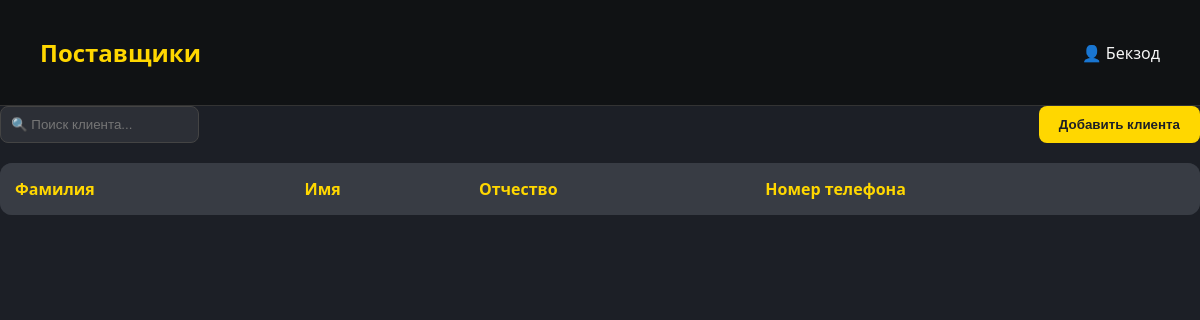
The app's page /provider/ (signed in), older data.
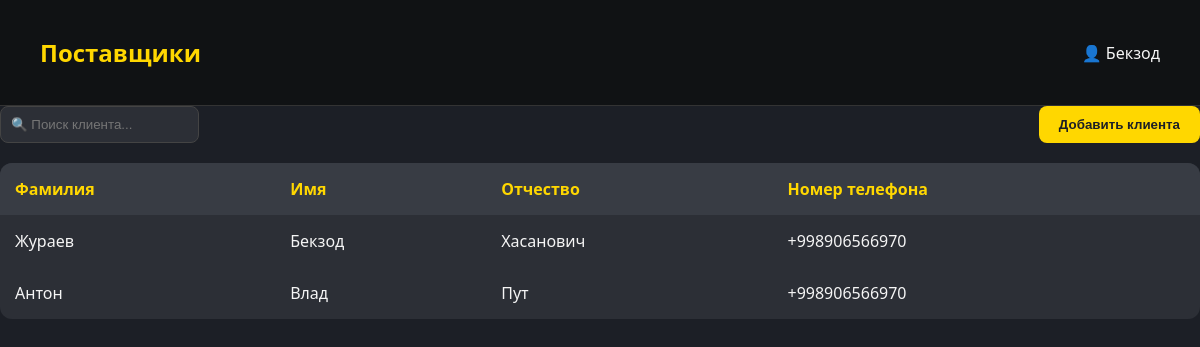
The same page, newer data.
### backend/models.py (models this page shows)
class Profile(models.Model):
    POSITION_CHOICES = [
        ("manager", "Менеджер"),
        ("admin", "Администратор"),
        ("accountant", "Бухгалтер"),
        ("supplier", "Снабженец"),
        ("chief", "Главный ЦЕХа"),
        ("chief_staff", "Сотрудник ЦЕХа"),
        ("delivery_cheif", "Главный доставщик"),
        ("delivery", "Доставщик"),
        ("installer_cheif", "Главный установщик"),
        ("installer", "Установщик"),
        ("technologist_cheif", "Главный Технолог"),
        ("technologist", "Технолог"),
        ("designer_cheif", "Главный дизайнер"),
        ("designer", "Дизайнер"),
        ("qa_cheif", "Главный сотрудник контроля качества"),
        ("qa_staff", "Сотрудник контроля качества"),
        ("sales_marketing", "Соц. маркетолог"),
        ("sales_call", "Сотрудник колл-центра"),
    ]
    username = models.OneToOneField(User, on_delete=models.CASCADE, related_name='profile')
    name = models.CharField(max_length=200, null=True, blank=True, default=None)
    lastname = models.CharField(max_length=200, null=True, blank=True, default=None)
    middle_name = models.CharField(max_length=200, null=True, blank=True, default=None)
    date_birth = models.DateField(null=True, blank=True, default=None)
    phone = PhoneNumberField(blank=True)
    adress = models.CharField(max_length=200,blank=True)
    last_job=models.CharField(max_length=200,blank=True)
    work_exp=models.CharField(max_length=200,blank=True)
    position = models.CharField(max_length=20, choices=POSITION_CHOICES)
    hobby=models.CharField(max_length=60,blank=True)
    photo = models.ImageField(blank=True, upload_to='pictures/',null=True)
    approve=models.BooleanField(default=False)
    archive=models.BooleanField(default=True)

class Provider(models.Model):
    name = models.CharField(max_length=200, null=True, blank=True, default=None)
    lastname = models.CharField(max_length=200, null=True, blank=True, default=None)
    middle_name = models.CharField(max_length=200, null=True, blank=True, default=None)
    phone = PhoneNumberField()

### backend/views.py (the view)
# urls.py: path('provider/',views.ProviderView.as_view(),name='provider'),
class ProviderView(LoginRequiredMixin,TemplateView):
   template_name = 'provider.html'
   login_url = reverse_lazy('login')
   def get_context_data(self, *, object_list=None, **kwargs):
      context = super().get_context_data(**kwargs)
      search = self.request.GET.get('search')
      profile=self.request.user.profile
      if search:
         context['profile'] = Provider.objects.filter(Q(name__icontains=search) |
        Q(lastname__icontains=search) |
        Q(middle_name__icontains=search))
      else:
         context['profile'] = Provider.objects.all()
      return context

### backend/templates/provider.html (shortened to what this page needs)
{% if request.user.profile.approve %}
<!DOCTYPE html>
<html lang="ru">
<head>
</head>
<body>
  <header>
    <h1>Поставщики</h1>
    <div>👤 {{request.user.profile.name}}</div>
  </header>
    <div class="top-bar">
     <form action="" method="GET">
      <input type="text" name="search" placeholder="🔍 Поиск клиента...">
       </form>
        <button onclick="window.location.href='{% url 'provider_add' %}'">Добавить клиента</button>
    </div>
     <div id="individual-fields">
    <table>
      <thead>
        <tr>
          <th>Фамилия</th>
          <th>Имя</th>
          <th>Отчество</th>
           <th>Номер телефона</th>
        </tr>
      </thead>
      {% for item in profile %}
      <tbody>
        <tr>
          <td>{{item.name}}</td>
          <td>{{item.lastname}}</td>
          <td>{{item.middle_name}}</td>
          <td>{{item.phone}}</td>
        </tr>
      </tbody>
      {% endfor %}
       </table>
      </div>
</body>
</html>
{% else %}
{% include 'waiting.html' %}
{% endif %}

### backend/templates/provider.html (style rules this page uses)
body { margin: 0; font-family: 'Segoe UI', Tahoma, Geneva, Verdana, sans-serif; background-color: #1c1f26; color: #f5f5f5; }
header { background: #101214; padding: 20px 40px; display: flex; justify-content: space-between; align-items: center; border-bottom: 1px solid #333; }
header h1 { color: #ffd700; font-weight: 600; font-size: 24px; }
.top-bar { display: flex; justify-content: space-between; margin-bottom: 20px; }
.top-bar input[type="text"] { flex: 1; padding: 10px; border-radius: 8px; border: 1px solid #444; background-color: #2c2f36; color: #f5f5f5; margin-right: 10px; }
.top-bar button { background-color: #ffd700; border: none; padding: 10px 20px; border-radius: 8px; color: #1c1f26; cursor: pointer; font-weight: 600; }
table { width: 100%; border-collapse: collapse; background-color: #2c2f36; border-radius: 12px; overflow: hidden; }
th, td { padding: 15px; text-align: left; }
th { background-color: #383c44; color: #ffd700; }

Row changes from the older to the newer data that the page shows:
added Provider: name "Жураев", lastname "Бекзод", middle_name "Хасанович", phone "+998906566970"
added Provider: name "Антон", lastname "Влад", middle_name "Пут", phone "+998906566970"
